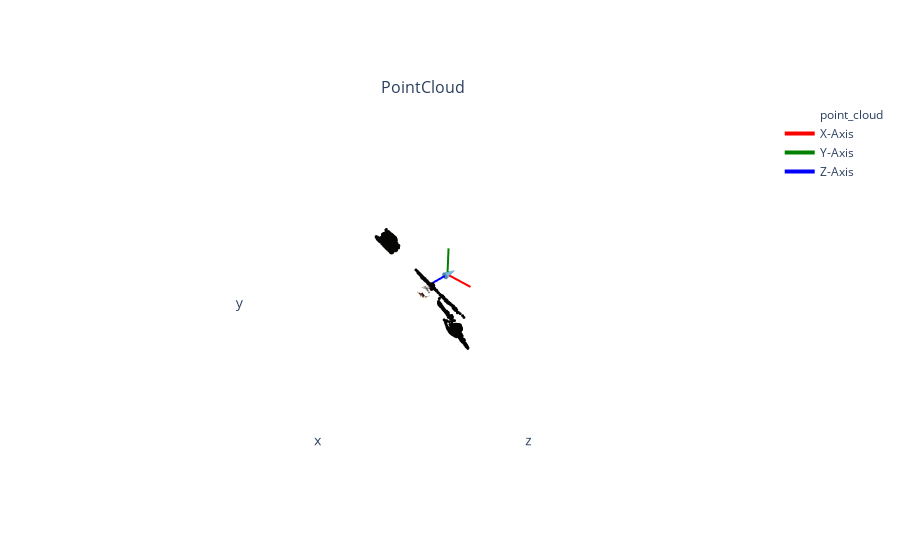

Notebook source saved alongside this figure:
### Code cell
import plotly.io as pio
import plotly.graph_objects as go
from pytorch3d.vis.plotly_vis import plot_scene

# 카메라 시각화를 위한 데이터 생성
camera_origin = cameras.get_camera_center()[0].cpu().numpy()  # 카메라 위치
camera_direction = R[0, :, 2].cpu().numpy()  # Z축 방향 (카메라 시선)
camera_axes = R[0].cpu().numpy()  # 카메라 축 (X, Y, Z)

# 카메라 방향을 원뿔로 표현
camera_cone = go.Cone(
    x=[camera_origin[0]],
    y=[camera_origin[1]],
    z=[camera_origin[2]],
    u=[-camera_direction[0]],
    v=[-camera_direction[1]],
    w=[-camera_direction[2]],
    colorscale="Blues",
    showscale=False,
    sizemode="absolute",
    sizeref=0.5,
)

# 카메라 축 (X, Y, Z) 추가
camera_x_axis = go.Scatter3d(
    x=[camera_origin[0], camera_origin[0] + camera_axes[0, 0]],
    y=[camera_origin[1], camera_origin[1] + camera_axes[1, 0]],
    z=[camera_origin[2], camera_origin[2] + camera_axes[2, 0]],
    mode='lines',
    line=dict(color='red', width=4),
    name='X-Axis'
)
camera_y_axis = go.Scatter3d(
    x=[camera_origin[0], camera_origin[0] + camera_axes[0, 1]],
    y=[camera_origin[1], camera_origin[1] + camera_axes[1, 1]],
    z=[camera_origin[2], camera_origin[2] + camera_axes[2, 1]],
    mode='lines',
    line=dict(color='green', width=4),
    name='Y-Axis'
)
camera_z_axis = go.Scatter3d(
    x=[camera_origin[0], camera_origin[0] + camera_axes[0, 2]],
    y=[camera_origin[1], camera_origin[1] + camera_axes[1, 2]],
    z=[camera_origin[2], camera_origin[2] + camera_axes[2, 2]],
    mode='lines',
    line=dict(color='blue', width=4),
    name='Z-Axis'
)

# 포인트 클라우드와 카메라를 시각화
scene_dict = {"PointCloud": {"point_cloud": pointCloud}}
fig = plot_scene(scene_dict)

# 카메라 추가
fig.add_trace(camera_cone)
fig.add_trace(camera_x_axis)
fig.add_trace(camera_y_axis)
fig.add_trace(camera_z_axis)

# 시각화 출력
fig.show()

### Figure 1 — Plotly figure (JSON) as saved in the notebook; plotly's stock layout.template omitted (floating-point values rounded to 4 significant figures; data arrays with more than 128 entries replaced by an {"elided": "..."} marker saying what was removed)
{"data": [{"marker": {"color": {"elided": "20000 str values"}, "size": 1}, "mode": "markers", "name": "point_cloud", "scene": "scene", "type": "scatter3d", "x": {"elided": "20000 float values"}, "y": {"elided": "20000 float values"}, "z": {"elided": "20000 float values"}}, {"colorscale": [[0, "rgb(247,251,255)"], [0.125, "rgb(222,235,247)"], [0.25, "rgb(198,219,239)"], [0.375, "rgb(158,202,225)"], [0.5, "rgb(107,174,214)"], [0.625, "rgb(66,146,198)"], [0.75, "rgb(33,113,181)"], [0.875, "rgb(8,81,156)"], [1, "rgb(8,48,107)"]], "showscale": false, "sizemode": "absolute", "sizeref": 0.5, "type": "cone", "u": [0.00519], "v": [0.002479], "w": [-1.0], "x": [0], "y": [0], "z": [0]}, {"line": {"color": "red", "width": 4}, "mode": "lines", "name": "X-Axis", "type": "scatter3d", "x": [0, 1.0], "y": [0, -0.007495], "z": [0, 0.005172]}, {"line": {"color": "green", "width": 4}, "mode": "lines", "name": "Y-Axis", "type": "scatter3d", "x": [0, 0.007482], "y": [0, 1.0], "z": [0, 0.002518]}, {"line": {"color": "blue", "width": 4}, "mode": "lines", "name": "Z-Axis", "type": "scatter3d", "x": [0, -0.00519], "y": [0, -0.002479], "z": [0, 1.0]}], "layout": {"annotations": [{"font": {"size": 16}, "showarrow": false, "text": "PointCloud", "x": 0.5, "xanchor": "center", "xref": "paper", "y": 1, "yanchor": "bottom", "yref": "paper"}], "scene": {"aspectmode": "cube", "camera": {"up": {"x": 0, "y": 1, "z": 0}}, "domain": {"x": [0, 1], "y": [0, 1]}, "xaxis": {"backgroundcolor": "#fff", "range": [-3.142, 3.46], "showaxeslabels": false, "showgrid": false, "showline": false, "showticklabels": false, "ticks": "", "zeroline": false}, "yaxis": {"backgroundcolor": "#fff", "range": [-3.2, 3.403], "showaxeslabels": false, "showgrid": false, "showline": false, "showticklabels": false, "ticks": "", "zeroline": false}, "zaxis": {"backgroundcolor": "#fff", "range": [-1.996, 4.606], "showaxeslabels": false, "showgrid": false, "showline": false, "showticklabels": false, "ticks": "", "zeroline": false}}}}
